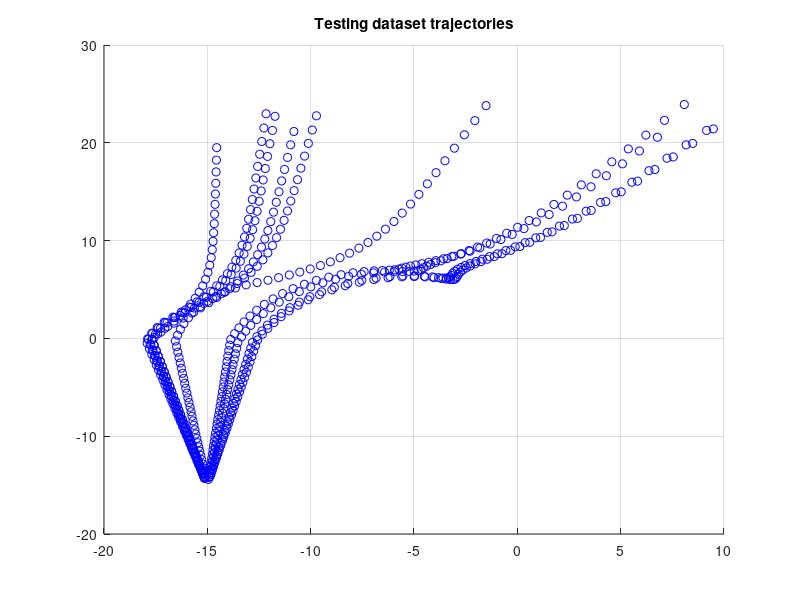

The MATLAB source for this figure: (Note: this script raises an error after producing the figure.)
%%
%script che serve per stampare le traiettorie da mettere nel report
clc;
close all;
clear all;

load('dataFollowerTest.mat');

figure(1)
hold on
grid on 
title('Testing dataset trajectories')
c = scatter(data.Trajectory(:,1), data.Trajectory(:,2), 'b');

load('dataAttractorTest.mat');
%c = scatter(data.Trajectory(:,1), data.Trajectory(:,2));
c.LineWidth = 0.6;
c.MarkerEdgeColor = 'g';
c.MarkerFaceColor = [0 1 0];

load('dataAttractor.mat');
%c = scatter(data.Trajectory(:,1), data.Trajectory(:,2));
c.LineWidth = 0.6;
c.MarkerEdgeColor = 'b';
c.MarkerFaceColor = [0 0 1];

xlabel('x');
ylabel('y');
hold off


